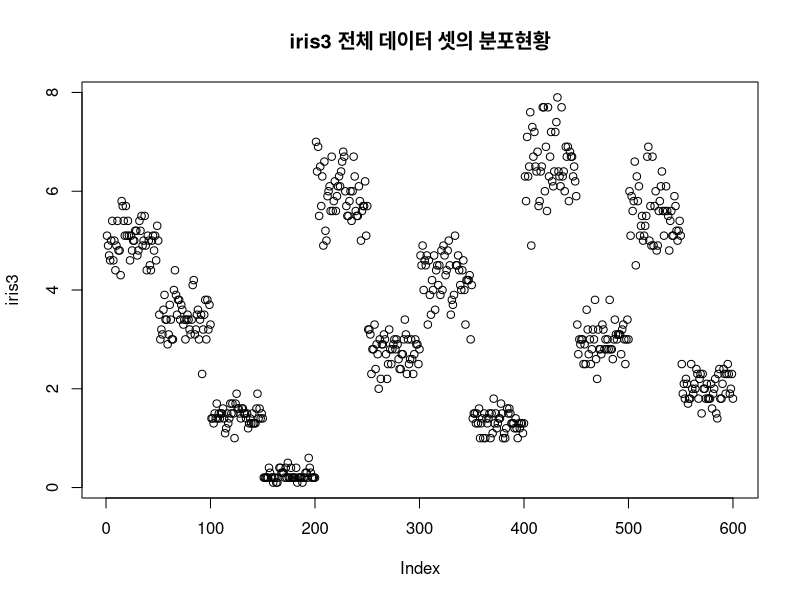
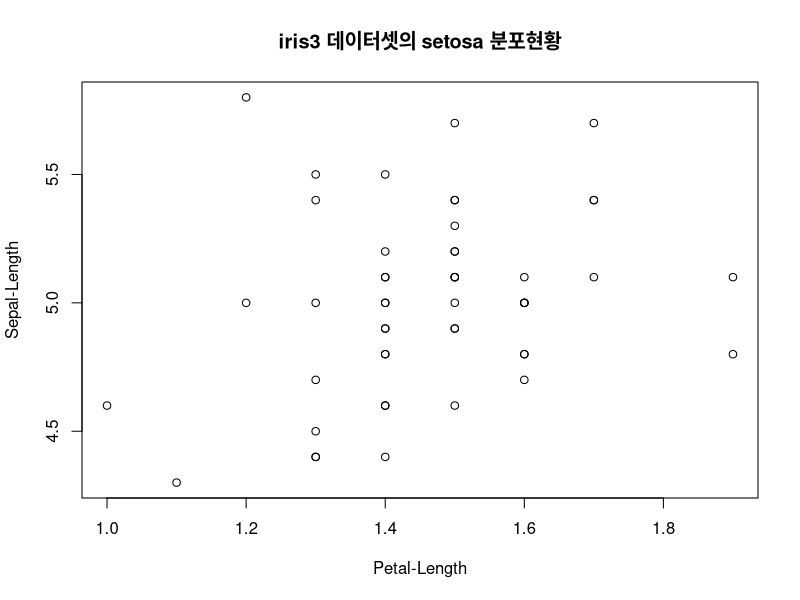
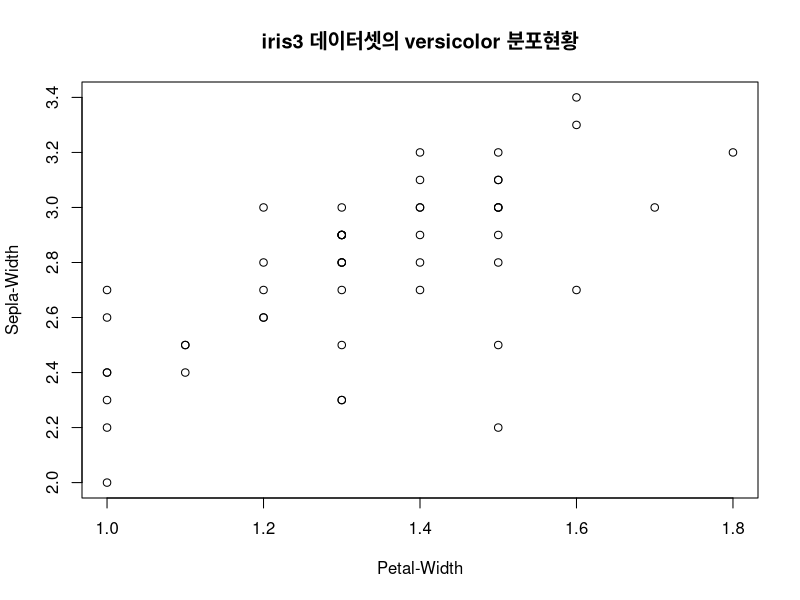
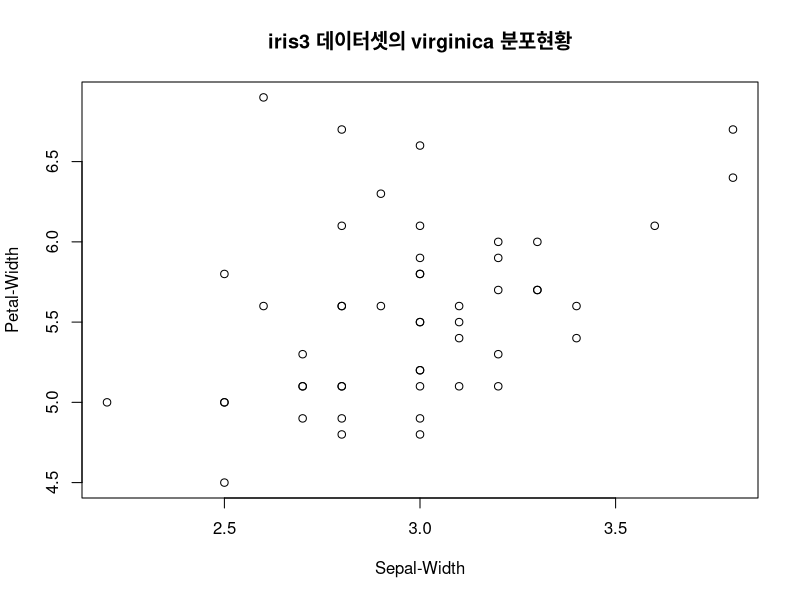
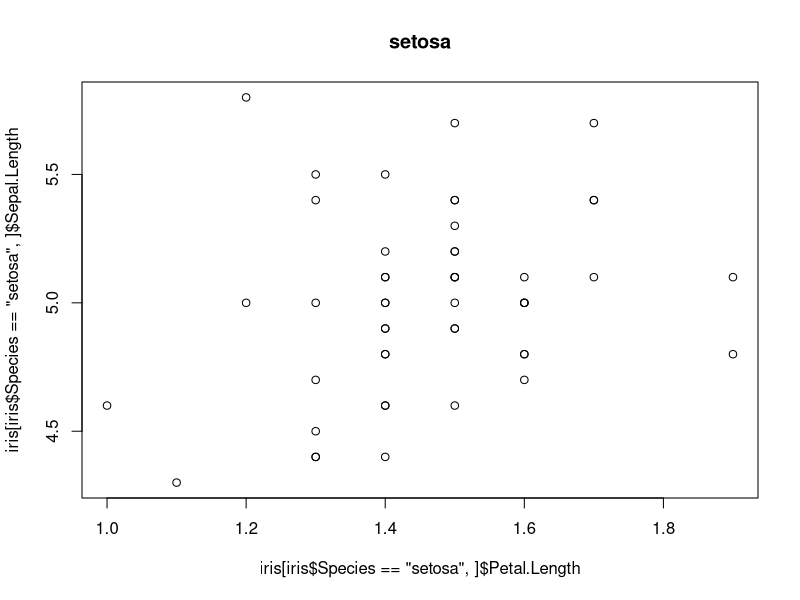
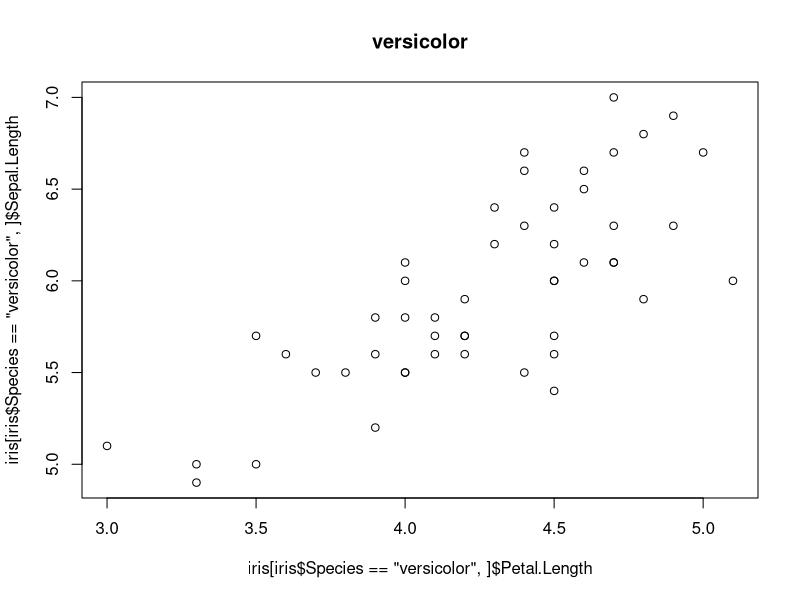
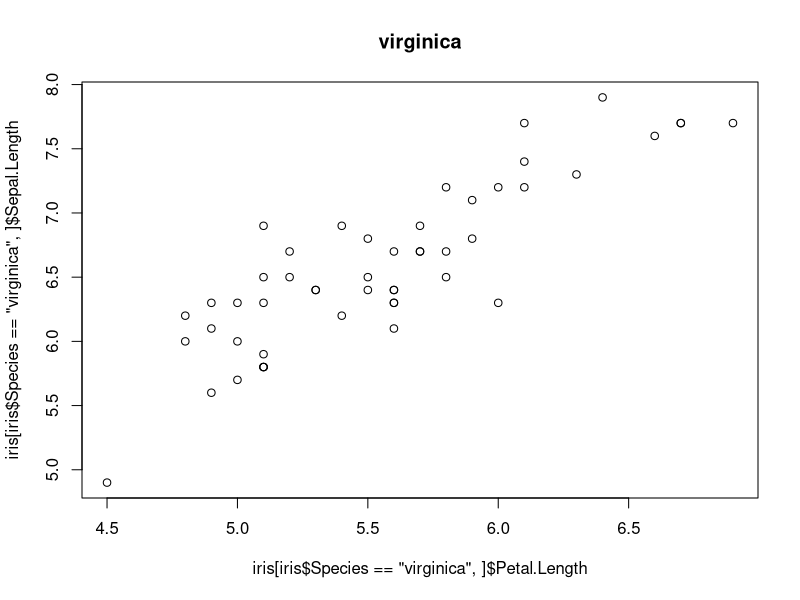
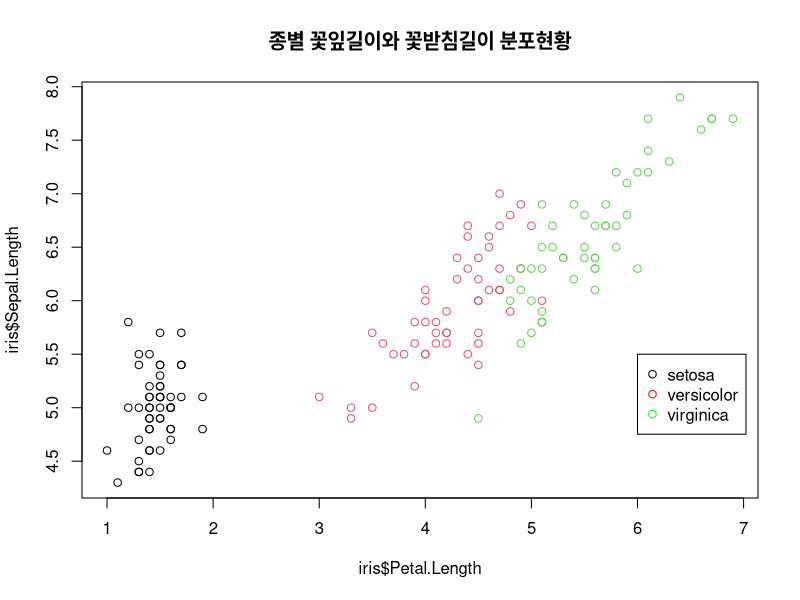

The R script that drew these images, in order:
# 5장 연습문제
# 1. iris3 데이터 셋을 대상으로 다음 조건에 맞게 산점도를 그리시오
# 1-1 iris 데이터 셋의 컬럼명 확인
install.packages("plyr")
require(plyr)
str(iris3) # 50행, 4열, 3면(setosa, versicolor, virginica)
attributes(iris3)
colnames(iris3) # "Sepal L." "Sepal W." "Petal L." "Petal W."
# 1-2 iris3 데이터 셋의 구조 보기
mode(iris3); class(iris3) # numeric, array
# 1-3 산점도 그리기
postscriptFonts()
pdf.options(family="Korea1deb")
pdf("C:/R_Studio/Rscript/chapter_ex/chapter05/ex1_iris3.pdf")
plot(iris3, main="iris3 전체 데이터 셋의 분포현황")
plot(iris3[,1,1]~iris3[,3,1], main="iris3 데이터셋의 setosa 분포현황",
     xlab="Petal-Length", ylab="Sepal-Length")
plot(iris3[,2,2]~iris3[,4,2], main="iris3 데이터셋의 versicolor 분포현황",
     xlab="Petal-Width", ylab="Sepla-Width")
plot(iris3[,3,3]~iris3[,2,3], main="iris3 데이터셋의 virginica 분포현황", 
     xlab="Sepal-Width", ylab="Petal-Width")
dev.off()

# 2. iris 데이터 셋을 대상으로 다음 조건에 맞게 시각화하시오.
# 2-1 1번 컬럼(x축), 3번 컬럼(y축)
# 2-2 5번 컬럼으로 색상 지정
# 2-3 "iris 종별 " 제목 추가
# 2-4 다음 조건에 맞게 작성한 차트를 파일에 저장하기(jpg 형식, 폭:720px, 높이:480px)
str(iris)
colnames(iris)
levels(iris$Species) # "setosa" "versicolor" "virginica"
pdf("C:/R_Studio/Rscript/chapter_ex/chapter05/ex2_iris.pdf")
plot(iris[iris$Species=="setosa",]$Sepal.Length~iris[iris$Species=="setosa",]$Petal.Length,
     main="setosa")
plot(iris[iris$Species=="versicolor",]$Sepal.Length~iris[iris$Species=="versicolor",]$Petal.Length,
     main="versicolor")
plot(iris[iris$Species=="virginica",]$Sepal.Length~iris[iris$Species=="virginica",]$Petal.Length,
     main="virginica")
dev.off()

jpeg("C:/R_Studio/Rscript/chapter_ex/chapter05/iris.jpg", width=720, height=480)
plot(iris$Sepal.Length~iris$Petal.Length, col=iris$Species)
# black : setosa, red : versicolor, green : virginica
title("종별 꽃잎길이와 꽃받침길이 분포현황")
legend(6,5.5,c("setosa","versicolor","virginica"), col=c("black","red","green"),pch=1)
dev.off()
